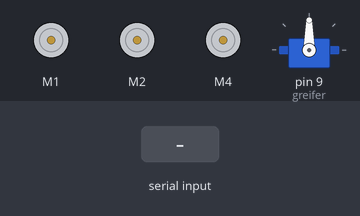
A sketch run on a simulated Arduino Uno, built with avr-gcc and run on an emulated ATmega328P. On the bench: 3 × DC motor (green arrow = forward, orange = backward, longer = faster), servo. The inputs (shaded band) are chosen by the test bench.

Above: at 1.2 s.
1.3 s: "w" received over Serial
At 1.7 s:
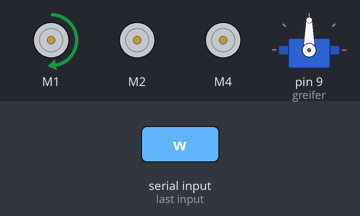
2.8 s: "x" received over Serial
At 4.0 s:
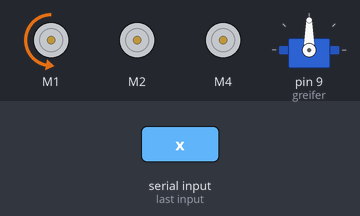
4.3 s: "a" received over Serial
At 5.2 s:
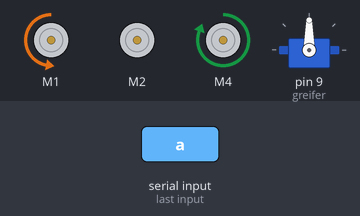
5.8 s: "d" received over Serial
At 6.4 s:
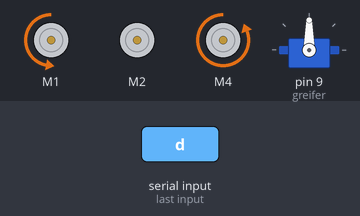
7.3 s: "i" received over Serial
At 8.5 s:
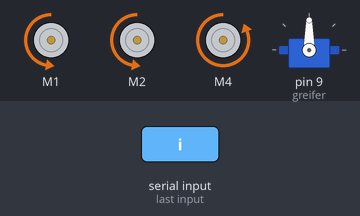
8.8 s: "," received over Serial
At 9.8 s:
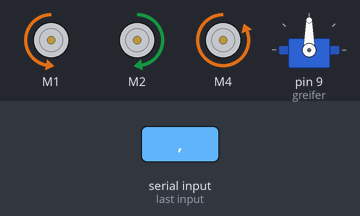
Timing chart, 0 to 11.3 s (numbered marks = the images above; inputs shaded):
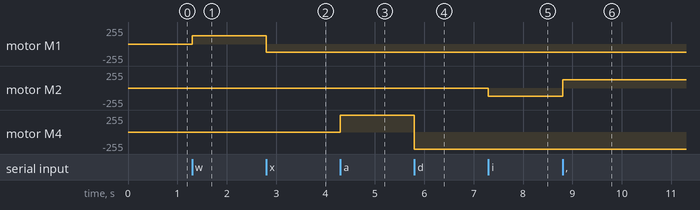

The sketch:

Trainingsrobot_test.ino
```cpp
//programm zur steuerung meines trainingsroboters mittels serieller schnittstelle

#include <AFMotor.h>
#include <Servo.h>

char SerialVal;
const int close = 180;
const int open = 90;

Servo greifer;         //servo intitialisieren
AF_DCMotor achse1(1);  //motor 1 = linker motor, letzte achse von unten gesehen
AF_DCMotor achse2(2);  //motor 2 = rechter motor, untere achse des arms
AF_DCMotor achse3(4);  //motor 3 (4) = drehachse unten

void setup() {
  Serial.begin(115200);  //Seriellle schnittstelle starten
  achse1.setSpeed(127);
  achse2.setSpeed(127);
  achse3.setSpeed(255);
  greifer.attach(9);
}

void loop() {

  if (Serial.available())  //wenn daten über die serielle schnittstelle geschrieben werden
  {
    SerialVal = Serial.read();
  }
  switch (SerialVal)  //switch, die entscheidet je nachdem was für buchstaben gesendet werden welche aktionen durchgeführt werden sollen
  {
    case 'w':
      achse1.run(FORWARD);
      break;
    case 's':
      achse1.run(RELEASE);
      achse2.run(RELEASE);
      achse3.run(RELEASE);
      break;
    case 'x':
      achse1.run(BACKWARD);
      break;
    case 'a':
      achse3.run(FORWARD);
      break;
    case 'd':
      achse3.run(BACKWARD);
      break;
    case 'i':
      achse2.run(BACKWARD);
      break;
    case ',':
      achse2.run(FORWARD);
      break;
    case 'k':
      achse1.run(RELEASE);
      achse2.run(RELEASE);
      achse3.run(RELEASE);
      break;

      case 'q':
      greifer.write(open);
      break;
      case 'e':
      greifer.write(close);
      break;
  }
}
```

Measured:
- after the input at 1.3 s, motor M1: stopped → forward 127/255 at once
- after the input at 2.8 s, motor M1: forward 127/255 → backward 127/255 at once
- after the input at 4.3 s, motor M4: stopped → forward 255/255 at once
- after the input at 5.8 s, motor M4: forward 255/255 → backward 255/255 at once
- after the input at 7.3 s, motor M2: stopped → backward 127/255 at once
- after the input at 8.8 s, motor M2: backward 127/255 → forward 127/255 at once
